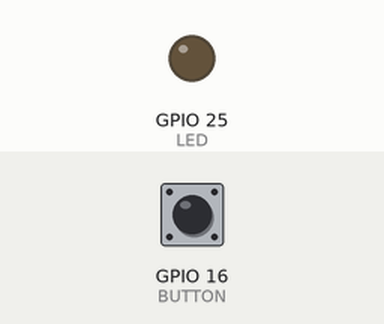
The sketch below on a simulated ESP32. Parts: output pins drawn as LEDs (lit = HIGH). The inputs (shaded band) are chosen by the test bench; at power-on: GPIO 16 (BUTTON) HIGH.

Above: at 1.2 s.
1.3 s: GPIO 16 (BUTTON) pulled LOW for 0.15 s
At 1.37 s:
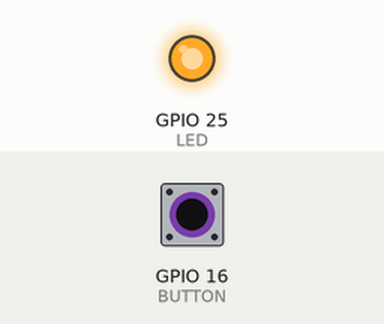
2.9 s: GPIO 16 (BUTTON) pulled LOW for 3.2 s
At 6.4 s:
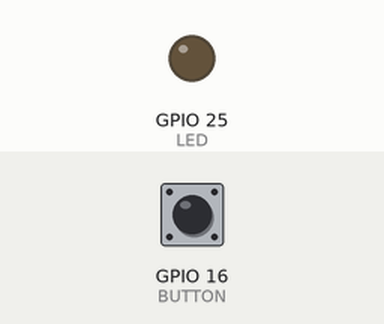
Timing chart, 0 to 7.9 s (numbered marks = the images above; inputs shaded):
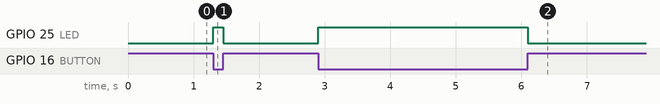

The sketch:

button_press.ino
```cpp
/*
 Przykład przedstawiający zapalenie diody po naciśnięciu przycisku.

 Funkcja pinMode oraz digitalWrite może się przydać przy sterowaniu silników.
*/

// wbudowana w pico dioda LED na pinie 25
#define LED 25

// podłącz przycisku do tego pinu, może być dowolny inny pin
#define BUTTON 16

void setup() {
  // put your setup code here, to run once:

  // ustawienie pinu 25 jako wyjście
  pinMode(LED,OUTPUT);

  // ustawienie pinu z przyciskiem na wejście z wenwnętrznym rezystorem podpiętym do zasilania
  pinMode(BUTTON,INPUT_PULLUP);

  // tak też można ale do pinu musisz jeszcze podpiąć rezystor podciągnięty do zasilania
  //pinMode(BUTTON,INPUT);

  //ustawienie pinu 25 w stan niski (równoważne z zgaszeniem diody)
  digitalWrite(LED,LOW);

}

void loop() {
  // put your main code here, to run repeatedly:

  //odczytaj stan przycisku
  bool button_state=digitalRead(BUTTON);

  //przypisz stan pinu do stanu wyjścia diody
  digitalWrite(LED,!button_state);
}
```

Measured:
- after the input at 1.3 s, GPIO 25 (LED): LOW → HIGH at once, → LOW 0.15 s later
- after the input at 2.9 s, GPIO 25 (LED): LOW → HIGH at once, → LOW 3.2 s later
